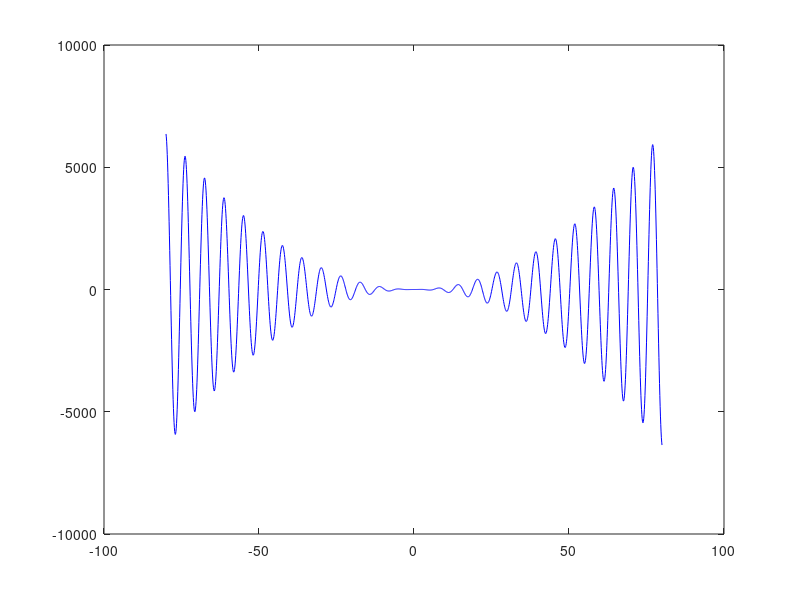

MATLAB code to generate this figure:
clear all; close all; clc

x = -80:0.1:80;

% plot(x,cos(x),'r')
% hold on 
plot(x,(x.^2).*sin(x),'b')
% hold off